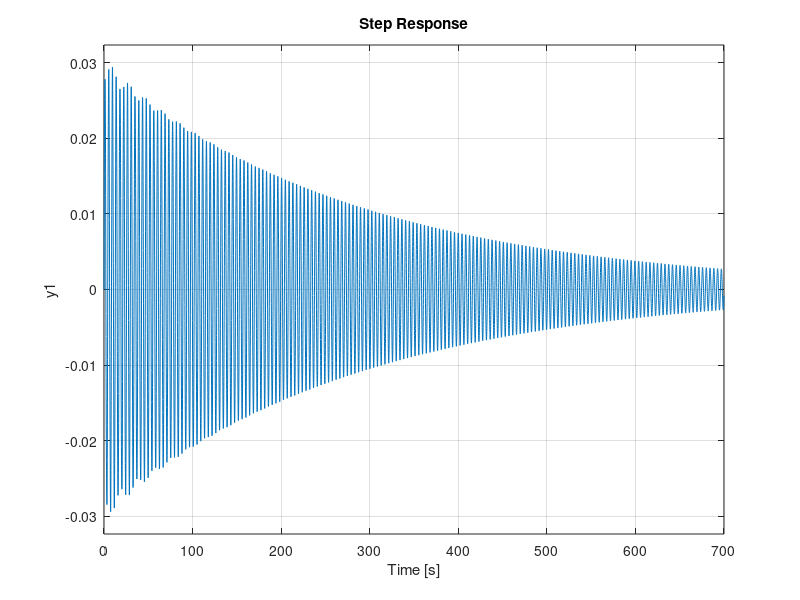

Write MATLAB code to recreate this figure.
% Lab - 03 - controle 09/07/15
% Ex 1

clear all
close all
clc

m1 = 10;
m2 = 20;
b = 0.5;
k1 = 100;
k2 = 100;

d1 = [m1 b k1+k2];
d2 = [m2 0 k2];


num = [m1 b (k1+k2) 0];
den = [m1*m2 b*m2 (m1*k2 +k1*m2 + k2*m2) (b*k2) (k1*k2)];

G = tf(num, den)

step(G);

% G(s)
%G =
% 
%           10 s^3 + 0.5 s^2 + 200 s
%  ------------------------------------------
%  200 s^4 + 10 s^3 + 5000 s^2 + 50 s + 10000
 